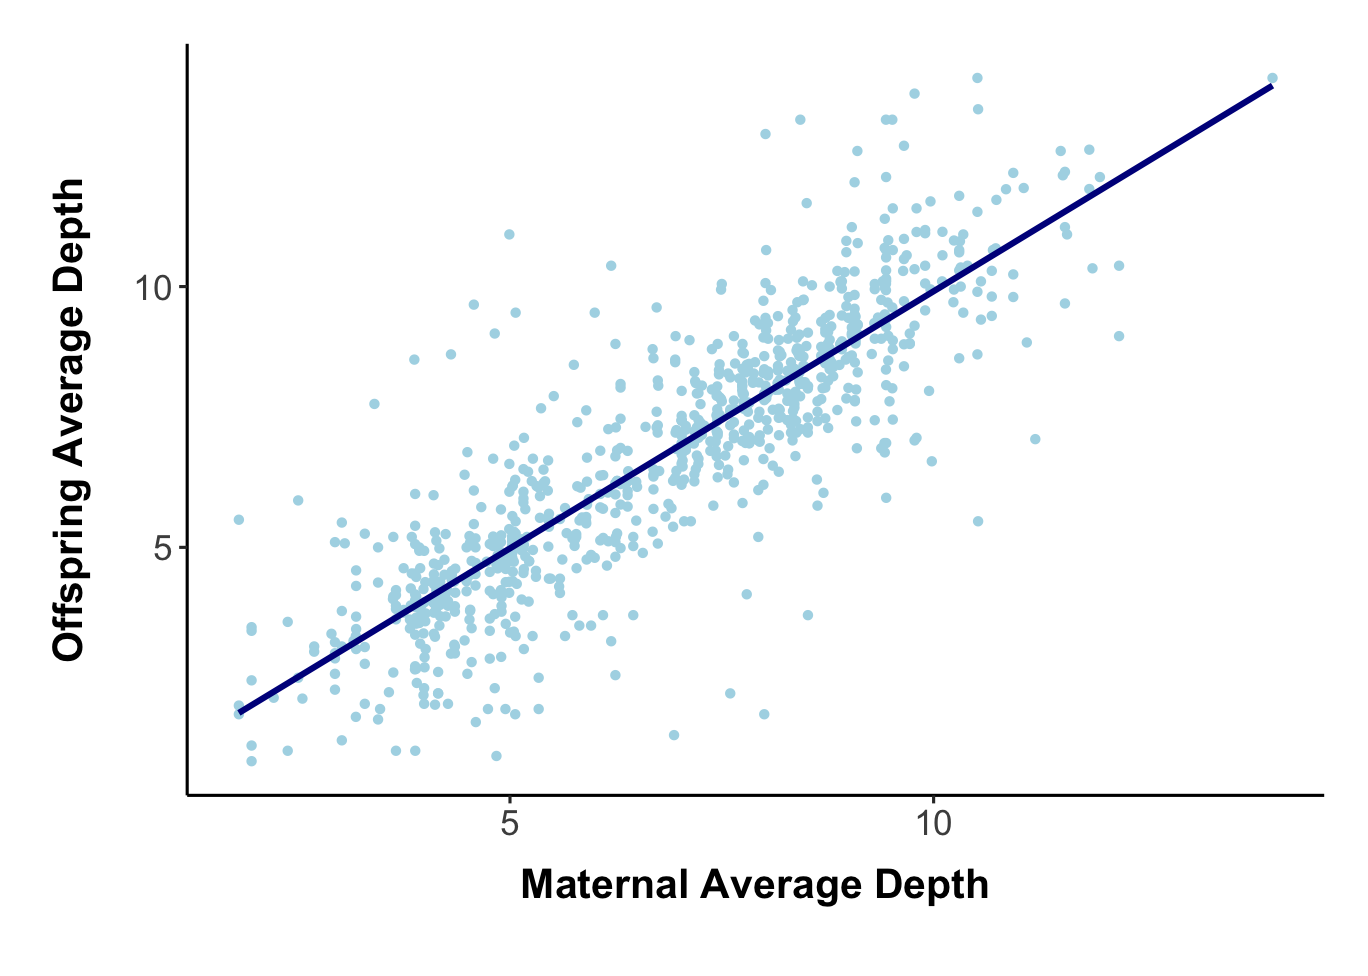

Write R code to recreate this figure.
# creating initial figure for queensland presentation.
# first step: connect waypoint info with the survey observations. 
# second step: create new data frame with id, average depth use for offspring, maternal average depth use
# third step: create scatterplot with x-axis as mom depth, and y-axis as offspring depth. 
library(dplyr)
library(tidyverse)
library(ggplot2)
waypoint <- read.csv("Waypoints_20240502.csv")
survey <- read.csv("SurveyDolphin_20240321.csv")
lifehistory <- read.csv("LifeHistory_20240604.csv")
# Step One
waypoint <- waypoint %>%
  rename(Observation.ID = Related.Obs.ID)
joint_df <- merge(survey, waypoint, by = 'Observation.ID', all = FALSE)
# Step Two 
id_depth_obs <- joint_df[c('Observation.ID', 'Observation.Date', 'Dolphin.ID', 'Latitude', 'Longitude', 'Depth')]
avg_id_depth_obs <- id_depth_obs %>% # average depth for each ID
  group_by(Dolphin.ID) %>%
  summarise(average_depth = mean(Depth, na.rm = TRUE))
maternal_id <- lifehistory[c('Dolphin.ID', 'Mother.ID')]
maternal_depth <- merge(maternal_id, avg_id_depth_obs, by.x = 'Mother.ID', by.y = 'Dolphin.ID')
maternal_depth <- maternal_depth %>%
  rename(maternal_depth = average_depth)
avg_id_mat <- merge(avg_id_depth_obs, maternal_depth, by ='Dolphin.ID', all = FALSE) # add maternal id 
# Step 3 
ggplot(avg_id_mat, aes(x = maternal_depth, y = average_depth)) +
  geom_point(colour = 'lightblue', size = 1) + 
  geom_smooth(method = "lm", se = FALSE, colour = 'blue4') +
  labs(x = "Maternal Average Depth", y = "Offspring Average Depth") +
  theme_classic() +
  theme(axis.text = element_text(size = 12),
        legend.text = element_text(size = 14),
        axis.title = element_text(size = 14),
        legend.title = element_text(size = 12),
        legend.position = "bottom",
        plot.margin = margin(15, 15, 30, 30),
        axis.title.y = element_text(vjust = 5, face = 'bold'),
        axis.title.x = element_text(vjust = -1, face = 'bold'),
        plot.tag = element_text(size = 22,
                                face = "bold"))
